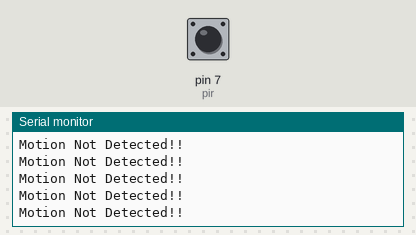
The sketch below on a simulated Arduino Uno, built with avr-gcc and run on an emulated ATmega328P. On the bench: the last lines printed to the serial monitor. The test bench sets the inputs (shaded band); at power-on: pin 7 (pir) LOW.

Above: at 1.2 s.
1.3 s: pin 7 (pir) driven HIGH
At 1.8 s:
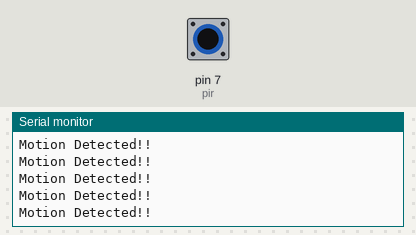
6.2 s: pin 7 (pir) driven LOW
At 6.9 s:
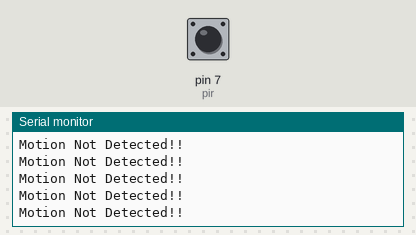
9.2 s: pin 7 (pir) driven HIGH
At 10.1 s:
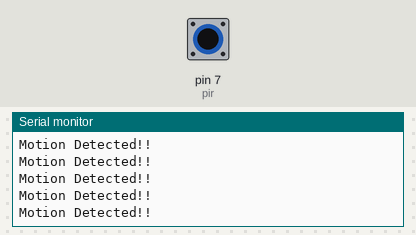
12.2 s: pin 7 (pir) driven LOW
At 13.0 s:
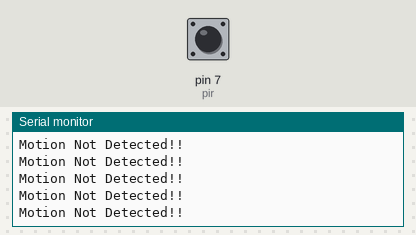
15.2 s: pin 7 (pir) pulsed HIGH 2 times (0.12 s each, 0.3 s apart)
24.8 s: pin 7 (pir) driven HIGH
At 25.7 s:
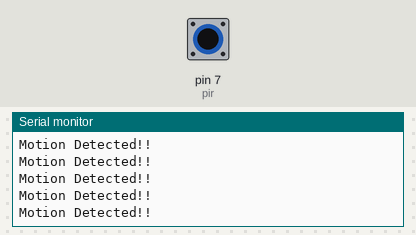

The sketch:

motion1.ino
```cpp
int pir = 7;

void setup() {
  Serial.begin(9600);
 pinMode(pir,INPUT);
 Serial.println("Motion Sensor Demo");
}
void loop() {
  int pirstatus = digitalRead(pir);

  if(pirstatus == 1)
  {
    Serial.println("Motion Detected!! ");
  }
  else if(pirstatus == 0)
  {
    Serial.println("Motion Not Detected!! ");
  }
}
```

Measured:
- after the input at 1.3 s, the serial monitor: prints a new line after 0.07 s (image 1)
- after the input at 6.2 s, the serial monitor: prints a new line after 0.08 s (image 2)
- after the input at 24.8 s, the serial monitor: prints a new line after 0.08 s (image 5)
